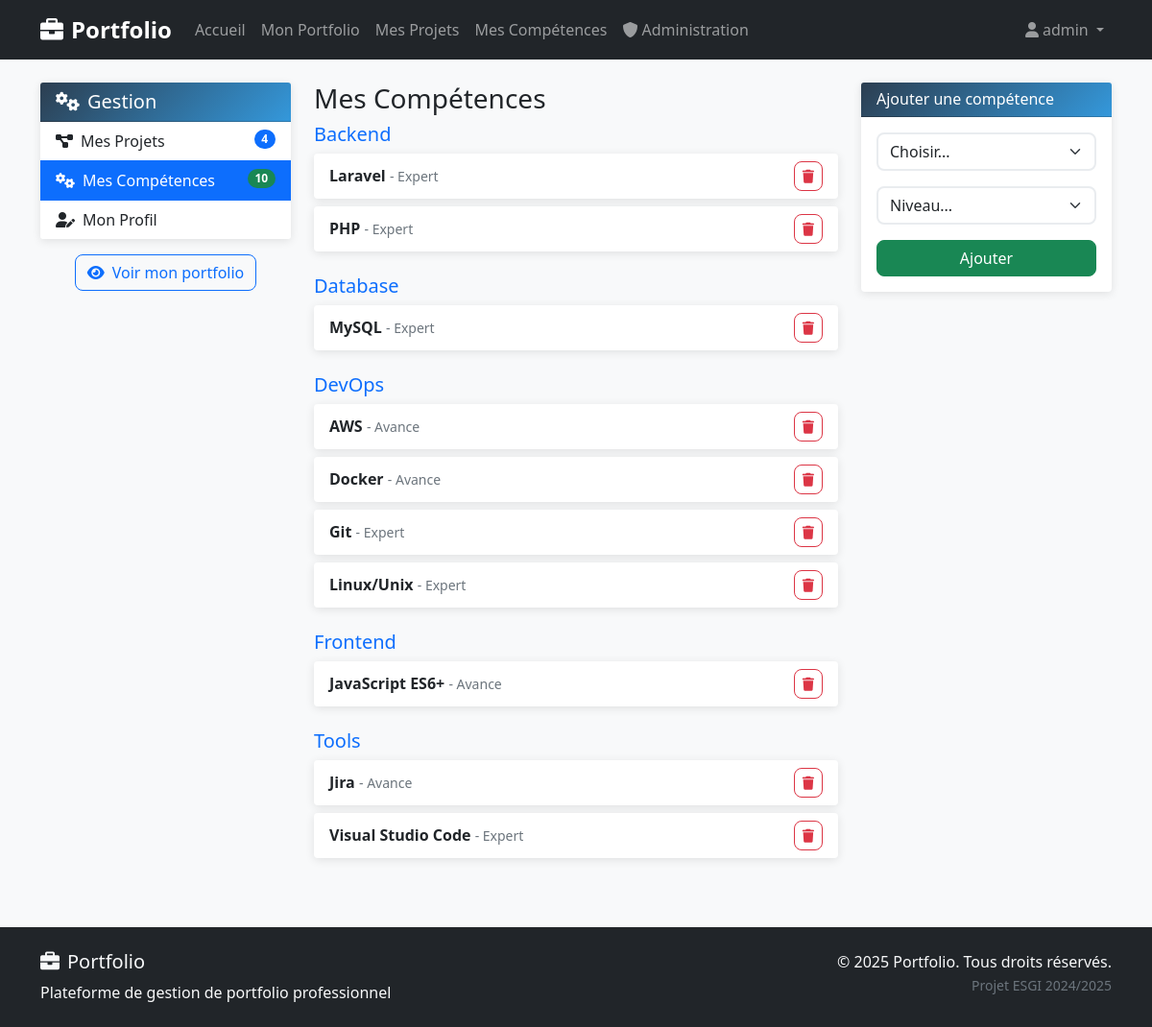
The page /manage.php?section=skills (signed in) on the database its author committed.
### tables this page shows
CREATE TABLE `user_skills` (
  `id` int(11) NOT NULL AUTO_INCREMENT,
  `user_id` int(11) NOT NULL,
  `skill_id` int(11) NOT NULL,
  `level` enum('debutant','intermediaire','avance','expert') NOT NULL DEFAULT 'debutant',
  `created_at` timestamp NOT NULL DEFAULT CURRENT_TIMESTAMP,
  PRIMARY KEY (`id`),
  UNIQUE KEY `user_skill_unique` (`user_id`,`skill_id`),
  FOREIGN KEY (`user_id`) REFERENCES `users`(`id`) ON DELETE CASCADE,
  FOREIGN KEY (`skill_id`) REFERENCES `skills`(`id`) ON DELETE CASCADE
);

CREATE TABLE `skills` (
  `id` int(11) NOT NULL AUTO_INCREMENT,
  `name` varchar(100) NOT NULL UNIQUE,
  `category` varchar(50) NOT NULL,
  `created_at` timestamp NOT NULL DEFAULT CURRENT_TIMESTAMP,
  PRIMARY KEY (`id`)
);

### classes/Database.php (called while the page is built, shortened)
<?php
class Database {
    private static $instance = null;
    private $connection;
    private function __construct() {
        try {
            $this->connection = new PDO(
                "mysql:host=" . DB_HOST . ";port=" . DB_PORT . ";dbname=" . DB_NAME . ";charset=utf8mb4",
                DB_USER,
                DB_PASS,
                [
                    PDO::ATTR_ERRMODE => PDO::ERRMODE_EXCEPTION,
                    PDO::ATTR_DEFAULT_FETCH_MODE => PDO::FETCH_ASSOC,
                    PDO::ATTR_EMULATE_PREPARES => false
                ]
            );
        } catch (PDOException $e) {
            die("Erreur de connexion à la base de données : " . $e->getMessage());
        }
    }
    public static function getInstance() {
        if (self::$instance === null) {
            self::$instance = new self();
        }
        return self::$instance;
    }
    public function getConnection() {
        return $this->connection;
    }
}
?>

### includes/functions.php (called while the page is built, shortened)
<?php
function getCurrentUserId() {
    return isset($_SESSION['user_id']) ? $_SESSION['user_id'] : null;
}
?>

### classes/Project.php (called while the page is built, shortened)
<?php
class Project {
    private $db;
    public function __construct() {
        $this->db = Database::getInstance()->getConnection();
    }
    public function getUserProjects($userId, $limit = null) {
        try {
            $sql = "SELECT * FROM projects WHERE user_id = :user_id ORDER BY created_at DESC";
            $stmt = $this->db->prepare($sql);
            $stmt->bindValue(':user_id', $userId, PDO::PARAM_INT);
            $stmt->execute();
            return $stmt->fetchAll();
        } catch (PDOException $e) {
            error_log("Erreur getUserProjects: " . $e->getMessage());
            return [];
        }
    }
}
?>

### classes/Skill.php (called while the page is built, shortened)
<?php
class Skill {
    private $db;
    public function __construct() {
        $this->db = Database::getInstance()->getConnection();
    }
    public function getUserSkills($userId) {
        try {
            $sql = "SELECT s.*, us.level, us.created_at as added_at
                    FROM skills s
                    JOIN user_skills us ON s.id = us.skill_id
                    WHERE us.user_id = :user_id
                    ORDER BY s.category, s.name";
            $stmt = $this->db->prepare($sql);
            $stmt->execute(['user_id' => $userId]);
            return $stmt->fetchAll();
        } catch (PDOException $e) {
            error_log("Erreur getUserSkills: " . $e->getMessage());
            return [];
        }
    }
}
?>

### manage.php (the view, shortened to what this page needs)
<?php
require_once __DIR__ . '/config/database.php';
require_once __DIR__ . '/classes/Database.php';
require_once __DIR__ . '/classes/Project.php';
require_once __DIR__ . '/classes/Skill.php';
require_once __DIR__ . '/includes/functions.php';
$section = $_GET['section'] ?? 'projects';
$action = $_GET['action'] ?? 'list';
$userId = getCurrentUserId();
$projectClass = new Project();
$skillClass = new Skill();
$projects = $projectClass->getUserProjects($userId);
$userSkills = $skillClass->getUserSkills($userId);
$editProject = null;
include __DIR__ . '/includes/header.php';
?>
<div class="row">
    <div class="col-md-3">
        <div class="card">
            <div class="card-header">
                <h5 class="mb-0">
                    <i class="fas fa-cogs me-2"></i>Gestion
                </h5>
            </div>
            <div class="list-group list-group-flush">
                <a href="manage.php?section=projects"
                   class="list-group-item list-group-item-action <?php echo $section === 'projects' ? 'active' : ''; ?>">
                    <i class="fas fa-project-diagram me-2"></i>Mes Projets
                    <span class="badge bg-primary rounded-pill float-end"><?php echo count($projects); ?></span>
                </a>
                <a href="manage.php?section=skills"
                   class="list-group-item list-group-item-action <?php echo $section === 'skills' ? 'active' : ''; ?>">
                    <i class="fas fa-cogs me-2"></i>Mes Compétences
                    <span class="badge bg-success rounded-pill float-end"><?php echo count($userSkills); ?></span>
                </a>
                <a href="manage.php?section=profile"
                   class="list-group-item list-group-item-action <?php echo $section === 'profile' ? 'active' : ''; ?>">
                    <i class="fas fa-user-edit me-2"></i>Mon Profil
                </a>
            </div>
        </div>
        <div class="mt-3 text-center">
            <a href="portfolio.php?user=<?php echo $userId; ?>" class="btn btn-outline-primary" target="_blank">
                <i class="fas fa-eye me-2"></i>Voir mon portfolio
            </a>
        </div>
    </div>
    <div class="col-md-9">
        <?php if ($section === 'projects'): ?>
            <?php if ($action === 'list'): ?>
                <div class="d-flex justify-content-between align-items-center mb-4">
                    <h3>Mes Projets</h3>
                    <a href="manage.php?section=projects&action=add" class="btn btn-primary">
                        <i class="fas fa-plus me-2"></i>Nouveau projet
                    </a>
                </div>
                <?php if (empty($projects)): ?>
                    <div class="card">
                        <div class="card-body text-center py-5">
                            <i class="fas fa-folder-open fa-4x text-muted mb-3"></i>
                            <h5>Aucun projet</h5>
                            <p class="text-muted">Commencez par ajouter votre premier projet.</p>
                            <a href="manage.php?section=projects&action=add" class="btn btn-primary">Ajouter un projet</a>
                        </div>
                    </div>
                <?php else: ?>
                    <div class="row g-3">
                        <?php foreach ($projects as $project): ?>
                            <div class="col-md-6">
                                <div class="card">
                                    <?php if ($project['image']): ?>
                                        <img src="uploads/projects/<?php echo htmlspecialchars($project['image']); ?>"
                                             class="card-img-top" style="height: 150px; object-fit: cover;">
                                    <?php endif; ?>
                                    <div class="card-body">
                                        <h5><?php echo htmlspecialchars($project['title']); ?></h5>
                                        <p class="text-muted small">
                                            <?php echo htmlspecialchars(substr($project['description'], 0, 100)); ?>...
                                        </p>
                                        <div class="d-flex justify-content-between">
                                            <a href="manage.php?section=projects&action=edit&id=<?php echo $project['id']; ?>"
                                               class="btn btn-sm btn-outline-primary">Modifier</a>
                                            <form method="POST" style="display: inline;"
                                                  onsubmit="return confirm('Supprimer ce projet ?')">
                                                <input type="hidden" name="csrf_token" value="<?php echo generateCSRFToken(); ?>">
                                                <input type="hidden" name="action" value="delete">
                                                <button type="submit" class="btn btn-sm btn-outline-danger">Supprimer</button>
                                            </form>
                                        </div>
                                    </div>
                                </div>
                            </div>
                        <?php endforeach; ?>
                    </div>
                <?php endif; ?>
            <?php else: ?>
                <h3><?php echo $action === 'add' ? 'Nouveau' : 'Modifier'; ?> projet</h3>
                <form method="POST" enctype="multipart/form-data">
                    <input type="hidden" name="csrf_token" value="<?php echo generateCSRFToken(); ?>">
                    <div class="mb-3">
                        <label class="form-label">Titre *</label>
                        <input type="text" name="title" class="form-control"
                               value="<?php echo htmlspecialchars($editProject['title'] ?? ''); ?>" required>
                    </div>
                    <div class="mb-3">
                        <label class="form-label">Description *</label>
                        <textarea name="description" class="form-control" rows="4" required><?php echo htmlspecialchars($editProject['description'] ?? ''); ?></textarea>
                    </div>
                    <div class="mb-3">
                        <label class="form-label">Lien externe</label>
                        <input type="url" name="external_link" class="form-control"
                               value="<?php echo htmlspecialchars($editProject['external_link'] ?? ''); ?>">
                    </div>
                    <div class="mb-3">
                        <label class="form-label">Image</label>
                        <input type="file" name="image" class="form-control" accept="image/*">
                        <?php if ($editProject && $editProject['image']): ?>
                            <img src="uploads/projects/<?php echo htmlspecialchars($editProject['image']); ?>"
                                 class="mt-2" style="max-width: 200px;">
                        <?php endif; ?>
                    </div>
                    <div class="d-flex justify-content-between">
                        <a href="manage.php?section=projects" class="btn btn-secondary">Retour</a>
                        <button type="submit" class="btn btn-primary">Enregistrer</button>
                    </div>
                </form>
            <?php endif; ?>
        <?php elseif ($section === 'skills'): ?>
            <div class="row">
                <div class="col-md-8">
                    <h3>Mes Compétences</h3>
                    <?php if (empty($userSkills)): ?>
                        <div class="text-center py-4">
                            <i class="fas fa-cogs fa-4x text-muted mb-3"></i>
                            <h5>Aucune compétence</h5>
                            <p class="text-muted">Ajoutez vos compétences depuis le formulaire ci-contre.</p>
                        </div>
                    <?php else: ?>
                        <?php
                        $groupedSkills = [];
                        foreach ($userSkills as $skill) {
                            $groupedSkills[$skill['category']][] = $skill;
                        }
                        ?>
                        <?php foreach ($groupedSkills as $category => $skills): ?>
                            <div class="mb-4">
                                <h5 class="text-primary"><?php echo htmlspecialchars($category); ?></h5>
                                <?php foreach ($skills as $skill): ?>
                                    <div class="card mb-2">
                                        <div class="card-body py-2">
                                            <div class="d-flex justify-content-between align-items-center">
                                                <div>
                                                    <strong><?php echo htmlspecialchars($skill['name']); ?></strong>
                                                    <small class="text-muted">- <?php echo ucfirst($skill['level']); ?></small>
                                                </div>
                                                <form method="POST" style="display: inline;">
                                                    <button type="submit" class="btn btn-sm btn-outline-danger">
                                                        <i class="fas fa-trash"></i>
                                                    </button>
                                                </form>
                                            </div>
                                        </div>
                                    </div>
                                <?php endforeach; ?>
                            </div>
                        <?php endforeach; ?>
                    <?php endif; ?>
                </div>
                <div class="col-md-4">
                    <div class="card">
                        <div class="card-header">
                            <h6 class="mb-0">Ajouter une compétence</h6>
                        </div>
                        <div class="card-body">
                            <form method="POST">
                                <div class="mb-3">
                                    <select name="skill_id" class="form-select" required>
                                        <option value="">Choisir...</option>
                                    </select>
                                </div>
                                <div class="mb-3">
                                    <select name="level" class="form-select" required>
                                        <option value="">Niveau...</option>
                                    </select>
                                </div>
                                <button type="submit" class="btn btn-success w-100">Ajouter</button>
                            </form>
                        </div>
                    </div>
                </div>
            </div>
        <?php endif; ?>
    </div>
</div>
<?php include 'includes/footer.php'; ?>

### style.css (style rules this page uses)
:root { --primary-color: #2c3e50; --secondary-color: #3498db; --accent-color: #e74c3c; --success-color: #27ae60; --warning-color: #f39c12; --info-color: #17a2b8; --light-color: #f8f9fa; --dark-color: #343a40; }
body { font-family: 'Segoe UI', Tahoma, Geneva, Verdana, sans-serif; background-color: #f8f9fa; min-height: 100vh; display: flex; flex-direction: column; }
.card { border: none; box-shadow: 0 2px 10px rgba(0,0,0,0.1); transition: transform 0.3s ease, box-shadow 0.3s ease; }
.card-header { background: linear-gradient(135deg, var(--primary-color), var(--secondary-color)); color: white; font-weight: bold; }
.btn { border-radius: 8px; font-weight: 500; transition: all 0.3s ease; }
.form-control, .form-select { border-radius: 8px; border: 2px solid #e9ecef; transition: border-color 0.3s ease, box-shadow 0.3s ease; }

### rows shown on the page
user_skills: skill.name "Laravel", level "Expert"
user_skills: skill.name "PHP", level "Expert"
user_skills: skill.name "MySQL", level "Expert"
user_skills: skill.name "AWS", level "Avance"
user_skills: skill.name "Docker", level "Avance"
user_skills: skill.name "Git", level "Expert"
user_skills: skill.name "Linux/Unix", level "Expert"
user_skills: skill.name "JavaScript ES6+", level "Avance"
user_skills: skill.name "Jira", level "Avance"
user_skills: skill.name "Visual Studio Code", level "Expert"

### other values the page prints
sanitizeOutput(getCurrentUsername()) "admin"
count($projects) "4"
count($userSkills) "10"
$category "Backend"
$category "Database"
$category "DevOps"
$category "Frontend"
$category "Tools"
